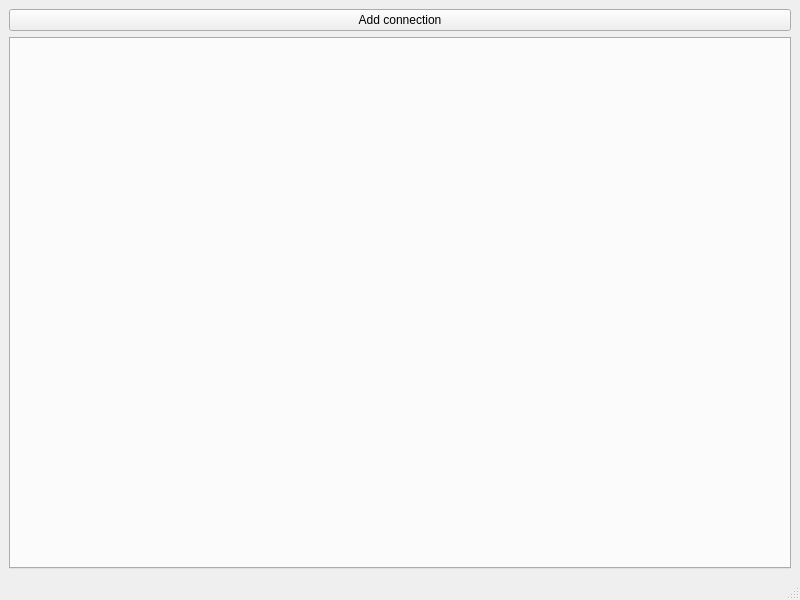
<?xml version="1.0" encoding="UTF-8"?>
<ui version="4.0">
 <class>MainWindow</class>
 <widget class="QMainWindow" name="MainWindow">
  <property name="geometry">
   <rect>
    <x>0</x>
    <y>0</y>
    <width>800</width>
    <height>600</height>
   </rect>
  </property>
  <property name="windowTitle">
   <string>MainWindow</string>
  </property>
  <widget class="QWidget" name="centralwidget">
   <layout class="QVBoxLayout" name="verticalLayout_2">
    <item>
     <layout class="QVBoxLayout" name="MVL">
      <item>
       <layout class="QGridLayout" name="gridLayout_2">
        <property name="topMargin">
         <number>0</number>
        </property>
        <item row="0" column="0">
         <widget class="QPushButton" name="AddConnection_pb">
          <property name="text">
           <string>Add connection</string>
          </property>
         </widget>
        </item>
       </layout>
      </item>
      <item>
       <widget class="QTabWidget" name="Control_Connections_tw">
        <property name="currentIndex">
         <number>-1</number>
        </property>
        <property name="tabsClosable">
         <bool>true</bool>
        </property>
       </widget>
      </item>
     </layout>
    </item>
   </layout>
  </widget>
  <widget class="QMenuBar" name="menubar">
   <property name="geometry">
    <rect>
     <x>0</x>
     <y>0</y>
     <width>800</width>
     <height>21</height>
    </rect>
   </property>
  </widget>
  <widget class="QStatusBar" name="statusbar"/>
 </widget>
 <resources/>
 <connections/>
</ui>
